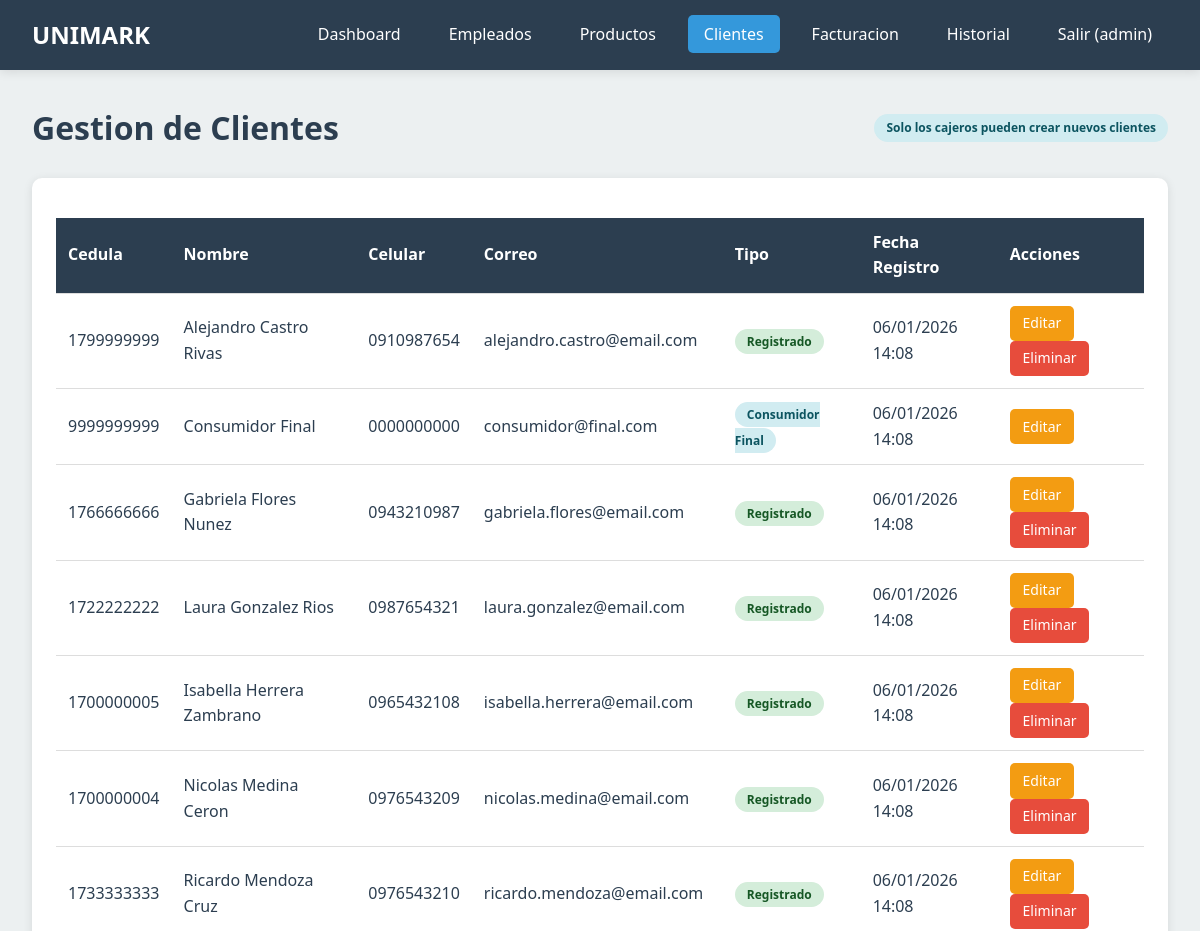
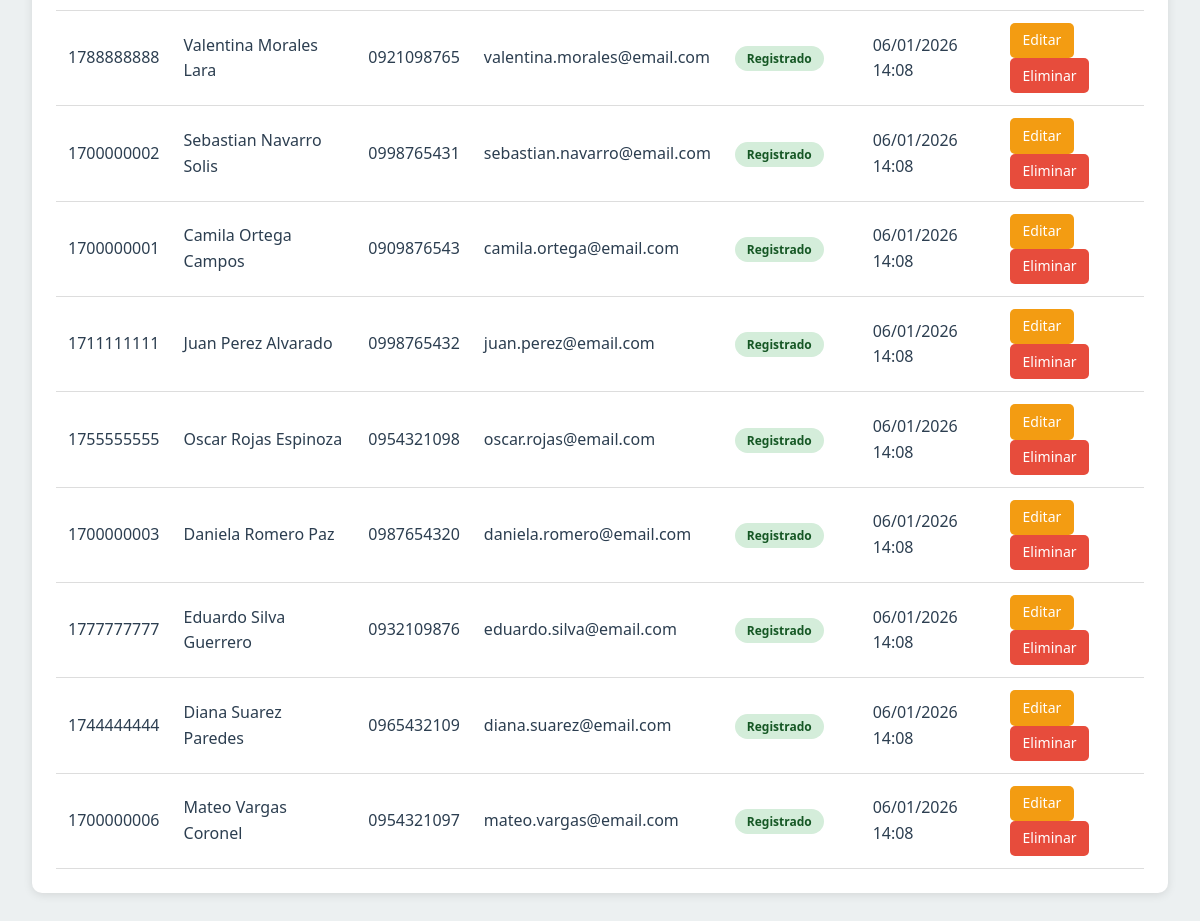
Screenshot of /gestion/clientes/ (signed in) with the database file from the repository (2 pictures, top to bottom).
### App/models.py (models this page shows, shortened)
class Persona(models.Model):
    cedula = models.CharField(
        max_length=10,
        unique=True,
        validators=[cedula_validator],
        verbose_name='Cédula'
    )
    nombre = models.CharField(max_length=100, verbose_name='Nombre')
    apellido = models.CharField(max_length=100, verbose_name='Apellido')
    celular = models.CharField(max_length=15, verbose_name='Número de Celular')
    correo = models.EmailField(verbose_name='Correo Electrónico')
    class Meta:
        abstract = True
    @property
    def nombre_completo(self):
        return f"{self.nombre} {self.apellido}"

class Cliente(Persona):
    es_consumidor_final = models.BooleanField(
        default=False,
        verbose_name='Es Consumidor Final'
    )
    fecha_registro = models.DateTimeField(auto_now_add=True, verbose_name='Fecha de Registro')
    class Meta:
        verbose_name = 'Cliente'
        verbose_name_plural = 'Clientes'
        ordering = ['apellido', 'nombre']

### App/views.py (the view)
# urls.py: path('gestion/clientes/', views.lista_clientes, name='lista_clientes'),
@login_required
def lista_clientes(request):
    if not es_admin(request.user):
        messages.error(request, 'No tienes permisos para esta accion.')
        return redirect('dashboard')
    clientes = Cliente.objects.all()
    return render(request, 'admin/clientes.html', {'clientes': clientes})

### App/views.py (called while the page is built)
def es_admin(user):
    return user.groups.filter(name='Admin').exists() or user.is_superuser

### templates/admin/clientes.html (shortened to what this page needs)
{% extends 'base.html' %}
{% block content %}
<div class="d-flex justify-between align-center mb-3">
    <h1>Gestion de Clientes</h1>
    <span class="badge badge-info">Solo los cajeros pueden crear nuevos clientes</span>
</div>
<div class="card">
    <table class="table">
        <thead>
            <tr>
                <th>Cedula</th>
                <th>Nombre</th>
                <th>Celular</th>
                <th>Correo</th>
                <th>Tipo</th>
                <th>Fecha Registro</th>
                <th>Acciones</th>
            </tr>
        </thead>
        <tbody>
            {% for cliente in clientes %}
            <tr>
                <td>{{ cliente.cedula }}</td>
                <td>{{ cliente.nombre_completo }}</td>
                <td>{{ cliente.celular }}</td>
                <td>{{ cliente.correo }}</td>
                <td>
                    {% if cliente.es_consumidor_final %}
                    <span class="badge badge-info">Consumidor Final</span>
                    {% else %}
                    <span class="badge badge-success">Registrado</span>
                    {% endif %}
                </td>
                <td>{{ cliente.fecha_registro|date:"d/m/Y H:i" }}</td>
                <td>
                    <a href="{% url 'editar_cliente' cliente.pk %}" class="btn btn-warning btn-sm">Editar</a>
                    {% if not cliente.es_consumidor_final %}
                    <a href="{% url 'eliminar_cliente' cliente.pk %}" class="btn btn-danger btn-sm" onclick="return confirm('Esta seguro de eliminar este cliente?')">Eliminar</a>
                    {% endif %}
                </td>
            </tr>
            {% empty %}
            <tr>
                <td colspan="7" class="text-center">No hay clientes registrados.</td>
            </tr>
            {% endfor %}
        </tbody>
    </table>
</div>
{% endblock %}

### templates/base.html (shortened to what this page needs)
<!DOCTYPE html>
<html lang="es">
<head>
    <link rel="stylesheet" href="/static/css/styles.css">
    <link rel="stylesheet" href="https://cdnjs.cloudflare.com/ajax/libs/toastr.js/latest/toastr.min.css">
</head>
<body>
    {% block navbar %}
    {% if user.is_authenticated %}
    <nav class="navbar">
        <a href="{% url 'dashboard' %}" class="navbar-brand">UNIMARK</a>
        <ul class="navbar-nav">
            {% if user.is_superuser or user.groups.all.0.name == 'Admin' %}
            <li><a href="{% url 'dashboard' %}" class="nav-link {% if request.resolver_match.url_name == 'dashboard' %}active{% endif %}">Dashboard</a></li>
            <li><a href="{% url 'lista_empleados' %}" class="nav-link {% if 'empleado' in request.path %}active{% endif %}">Empleados</a></li>
            <li><a href="{% url 'lista_productos' %}" class="nav-link {% if 'producto' in request.path %}active{% endif %}">Productos</a></li>
            <li><a href="{% url 'lista_clientes' %}" class="nav-link {% if 'cliente' in request.path %}active{% endif %}">Clientes</a></li>
            {% endif %}
            {% if user.groups.all.0.name == 'Cajero' or user.is_superuser %}
            <li><a href="{% url 'facturacion' %}" class="nav-link {% if 'facturacion' in request.path %}active{% endif %}">Facturacion</a></li>
            <li><a href="{% url 'historial_facturas' %}" class="nav-link {% if 'historial' in request.path %}active{% endif %}">Historial</a></li>
            {% endif %}
            <li><a href="{% url 'logout' %}" class="nav-link">Salir ({{ user.username }})</a></li>
        </ul>
    </nav>
    {% endif %}
    {% endblock %}
    <main class="container">
        {% block content %}{% endblock %}
    </main>
</body>
</html>

### static/css/styles.css (style rules this page uses)
:root { --primary-color: #2c3e50; --secondary-color: #3498db; --success-color: #27ae60; --warning-color: #f39c12; --danger-color: #e74c3c; --light-bg: #ecf0f1; --dark-text: #2c3e50; --light-text: #ffffff; }
* { margin: 0; padding: 0; box-sizing: border-box; }
body { font-family: 'Segoe UI', Tahoma, Geneva, Verdana, sans-serif; background-color: var(--light-bg); color: var(--dark-text); line-height: 1.6; }
.navbar { background-color: var(--primary-color); padding: 1rem 2rem; display: flex; justify-content: space-between; align-items: center; box-shadow: 0 2px 10px rgba(0,0,0,0.1); }
.navbar-brand { color: var(--light-text); font-size: 1.5rem; font-weight: bold; text-decoration: none; }
.navbar-nav { display: flex; gap: 1rem; list-style: none; }
.nav-link { color: var(--light-text); text-decoration: none; padding: 0.5rem 1rem; border-radius: 5px; transition: background-color 0.3s; }
.nav-link.active { background-color: var(--secondary-color); }
.container { max-width: 1200px; margin: 0 auto; padding: 2rem; }
.card { background-color: white; border-radius: 10px; box-shadow: 0 2px 10px rgba(0,0,0,0.1); padding: 1.5rem; margin-bottom: 1.5rem; }
.btn { padding: 0.75rem 1.5rem; border: none; border-radius: 5px; font-size: 1rem; cursor: pointer; transition: all 0.3s; text-decoration: none; display: inline-block; }
.btn-warning { background-color: var(--warning-color); color: white; }
.btn-danger { background-color: var(--danger-color); color: white; }
.btn-sm { padding: 0.4rem 0.8rem; font-size: 0.875rem; }
.table { width: 100%; border-collapse: collapse; margin-top: 1rem; }
.table th, .table td { padding: 0.75rem; text-align: left; border-bottom: 1px solid #ddd; }
.table th { background-color: var(--primary-color); color: white; }
.badge { padding: 0.25rem 0.75rem; border-radius: 20px; font-size: 0.75rem; font-weight: bold; }
.badge-success { background-color: #d4edda; color: #155724; }
.badge-info { background-color: #d1ecf1; color: #0c5460; }
.mb-3 { margin-bottom: 1.5rem; }
.d-flex { display: flex; }
.justify-between { justify-content: space-between; }
.align-center { align-items: center; }

### rows the page displays
Cliente: cedula "1799999999", nombre_completo "Alejandro Castro Rivas", celular "0910987654", correo "alejandro.castro@email.com", es_consumidor_final "Registrado", fecha_registro "06/01/2026 14:08"
Cliente: cedula "9999999999", nombre_completo "Consumidor Final", celular "0000000000", correo "consumidor@final.com", es_consumidor_final "Consumidor Final", fecha_registro "06/01/2026 14:08"
Cliente: cedula "1766666666", nombre_completo "Gabriela Flores Nunez", celular "0943210987", correo "gabriela.flores@email.com", es_consumidor_final "Registrado", fecha_registro "06/01/2026 14:08"
Cliente: cedula "1722222222", nombre_completo "Laura Gonzalez Rios", celular "0987654321", correo "laura.gonzalez@email.com", es_consumidor_final "Registrado", fecha_registro "06/01/2026 14:08"
Cliente: cedula "1700000005", nombre_completo "Isabella Herrera Zambrano", celular "0965432108", correo "isabella.herrera@email.com", es_consumidor_final "Registrado", fecha_registro "06/01/2026 14:08"
Cliente: cedula "1700000004", nombre_completo "Nicolas Medina Ceron", celular "0976543209", correo "nicolas.medina@email.com", es_consumidor_final "Registrado", fecha_registro "06/01/2026 14:08"
Cliente: cedula "1733333333", nombre_completo "Ricardo Mendoza Cruz", celular "0976543210", correo "ricardo.mendoza@email.com", es_consumidor_final "Registrado", fecha_registro "06/01/2026 14:08"
Cliente: cedula "1788888888", nombre_completo "Valentina Morales Lara", celular "0921098765", correo "valentina.morales@email.com", es_consumidor_final "Registrado", fecha_registro "06/01/2026 14:08"
Cliente: cedula "1700000002", nombre_completo "Sebastian Navarro Solis", celular "0998765431", correo "sebastian.navarro@email.com", es_consumidor_final "Registrado", fecha_registro "06/01/2026 14:08"
Cliente: cedula "1700000001", nombre_completo "Camila Ortega Campos", celular "0909876543", correo "camila.ortega@email.com", es_consumidor_final "Registrado", fecha_registro "06/01/2026 14:08"
Cliente: cedula "1711111111", nombre_completo "Juan Perez Alvarado", celular "0998765432", correo "juan.perez@email.com", es_consumidor_final "Registrado", fecha_registro "06/01/2026 14:08"
Cliente: cedula "1755555555", nombre_completo "Oscar Rojas Espinoza", celular "0954321098", correo "oscar.rojas@email.com", es_consumidor_final "Registrado", fecha_registro "06/01/2026 14:08"
Cliente: cedula "1700000003", nombre_completo "Daniela Romero Paz", celular "0987654320", correo "daniela.romero@email.com", es_consumidor_final "Registrado", fecha_registro "06/01/2026 14:08"
Cliente: cedula "1777777777", nombre_completo "Eduardo Silva Guerrero", celular "0932109876", correo "eduardo.silva@email.com", es_consumidor_final "Registrado", fecha_registro "06/01/2026 14:08"
Cliente: cedula "1744444444", nombre_completo "Diana Suarez Paredes", celular "0965432109", correo "diana.suarez@email.com", es_consumidor_final "Registrado", fecha_registro "06/01/2026 14:08"
Cliente: cedula "1700000006", nombre_completo "Mateo Vargas Coronel", celular "0954321097", correo "mateo.vargas@email.com", es_consumidor_final "Registrado", fecha_registro "06/01/2026 14:08"

### other values shown
{{ user.username }} "admin"
